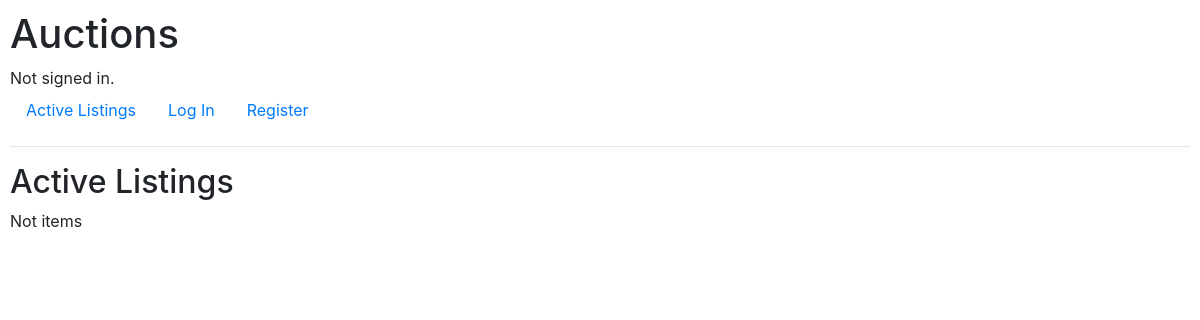
The app's page /, older data.
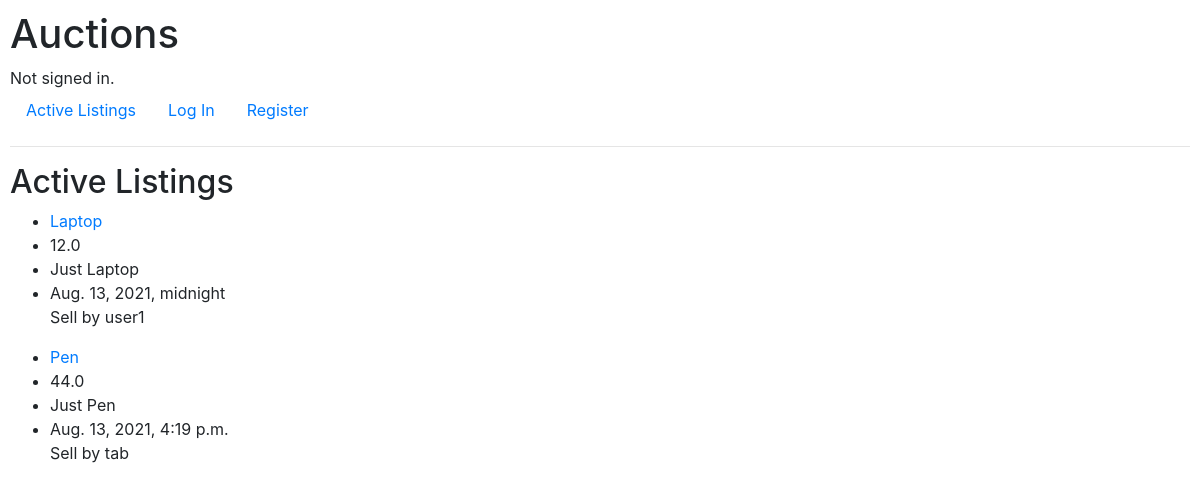
The same page, newer data.
### auctions/models.py (models this page shows, shortened)
class AuctionListing(models.Model):
    item_name = models.CharField(max_length=20)
    price = models.FloatField()
    seller = models.ForeignKey(User, on_delete=models.CASCADE, related_name="seller_item")
    date = models.DateTimeField()
    describe = models.CharField(max_length=50)

class User(AbstractUser):
    pass

### auctions/views.py (the view)
# urls.py: path("", views.index, name="index"),
def index(request):
    item_list = AuctionListing.objects.all()
    return render(request, "auctions/index.html", {
        "items": item_list
    })

### auctions/templates/auctions/index.html
{% extends "auctions/layout.html" %}
{% block body %}
    <h2>Active Listings</h2>
    {% for item in items %}
        <ul>
            <li> <a href="{% url 'item_detail' item_id=item.id %}">{{item.item_name}}</a> </li>
            <li>{{item.price}}</li>
            <li>{{item.describe}}</li>
            <li>{{item.date}}</li>
            <p>Sell by {{item.seller.username}}</p>
        </ul>
    {% empty %}
        <p>Not items</p>
    {% endfor %}
{% endblock %}

### auctions/templates/auctions/layout.html (shortened to what this page needs)
{% load static %}
<!DOCTYPE html>
<html lang="en">
    <head>
        <link rel="stylesheet" href="https://stackpath.bootstrapcdn.com/bootstrap/4.4.1/css/bootstrap.min.css">
        <link href="{% static 'auctions/styles.css' %}" rel="stylesheet">
    </head>
    <body>
        <h1>Auctions</h1>
        <div>
            {% if user.is_authenticated %}
                Signed in as <strong>{{ user.username }}</strong>.
            {% else %}
                Not signed in.
            {% endif %}
        </div>
        <ul class="nav">
            <li class="nav-item">
                <a class="nav-link" href="{% url 'index' %}">Active Listings</a>
            </li>
            {% if user.is_authenticated %}
                <li class="nav-item">
                    <a class="nav-link" href="{% url 'logout' %}">Log Out</a>
                </li>
                <li class="nav-item">
                    <a class="nav-link" href="{% url 'create_item' %}">Create Item</a>
                </li>
            {% else %}
                <li class="nav-item">
                    <a class="nav-link" href="{% url 'login' %}">Log In</a>
                </li>
                <li class="nav-item">
                    <a class="nav-link" href="{% url 'register' %}">Register</a>
                </li>
            {% endif %}
        </ul>
        <hr>
        {% block body %}
        {% endblock %}
    </body>
</html>

### auctions/static/auctions/styles.css (style rules this page uses)
body { padding: 10px; }

Row changes from the older to the newer data that the page shows:
added AuctionListing: item_name "Laptop", price "12.0", describe "Just Laptop", date "Aug. 13, 2021, midnight", seller.username "user1"
added AuctionListing: item_name "Pen", price "44.0", describe "Just Pen", date "Aug. 13, 2021, 4:19 p.m.", seller.username "tab"
Text that changed along with them:
text no longer shown: "Not items"
